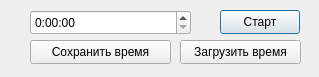
<?xml version="1.0" encoding="UTF-8"?>
<ui version="4.0">
 <class>setTimeWindow</class>
 <widget class="QDialog" name="setTimeWindow">
  <property name="geometry">
   <rect>
    <x>0</x>
    <y>0</y>
    <width>319</width>
    <height>77</height>
   </rect>
  </property>
  <property name="windowTitle">
   <string>Установка времени отслеживания курсора</string>
  </property>
  <property name="modal">
   <bool>true</bool>
  </property>
  <widget class="QTimeEdit" name="timeEdit">
   <property name="geometry">
    <rect>
     <x>30</x>
     <y>10</y>
     <width>161</width>
     <height>25</height>
    </rect>
   </property>
   <property name="displayFormat">
    <string>H:mm:ss</string>
   </property>
  </widget>
  <widget class="QPushButton" name="startTimePushButton">
   <property name="geometry">
    <rect>
     <x>220</x>
     <y>10</y>
     <width>80</width>
     <height>24</height>
    </rect>
   </property>
   <property name="text">
    <string>Старт</string>
   </property>
  </widget>
  <widget class="QPushButton" name="pushButtonSave">
   <property name="geometry">
    <rect>
     <x>30</x>
     <y>40</y>
     <width>141</width>
     <height>24</height>
    </rect>
   </property>
   <property name="text">
    <string>Сохранить время</string>
   </property>
  </widget>
  <widget class="QPushButton" name="pushButtonLoad">
   <property name="geometry">
    <rect>
     <x>180</x>
     <y>40</y>
     <width>121</width>
     <height>24</height>
    </rect>
   </property>
   <property name="text">
    <string>Загрузить время</string>
   </property>
  </widget>
 </widget>
 <resources/>
 <connections/>
</ui>
